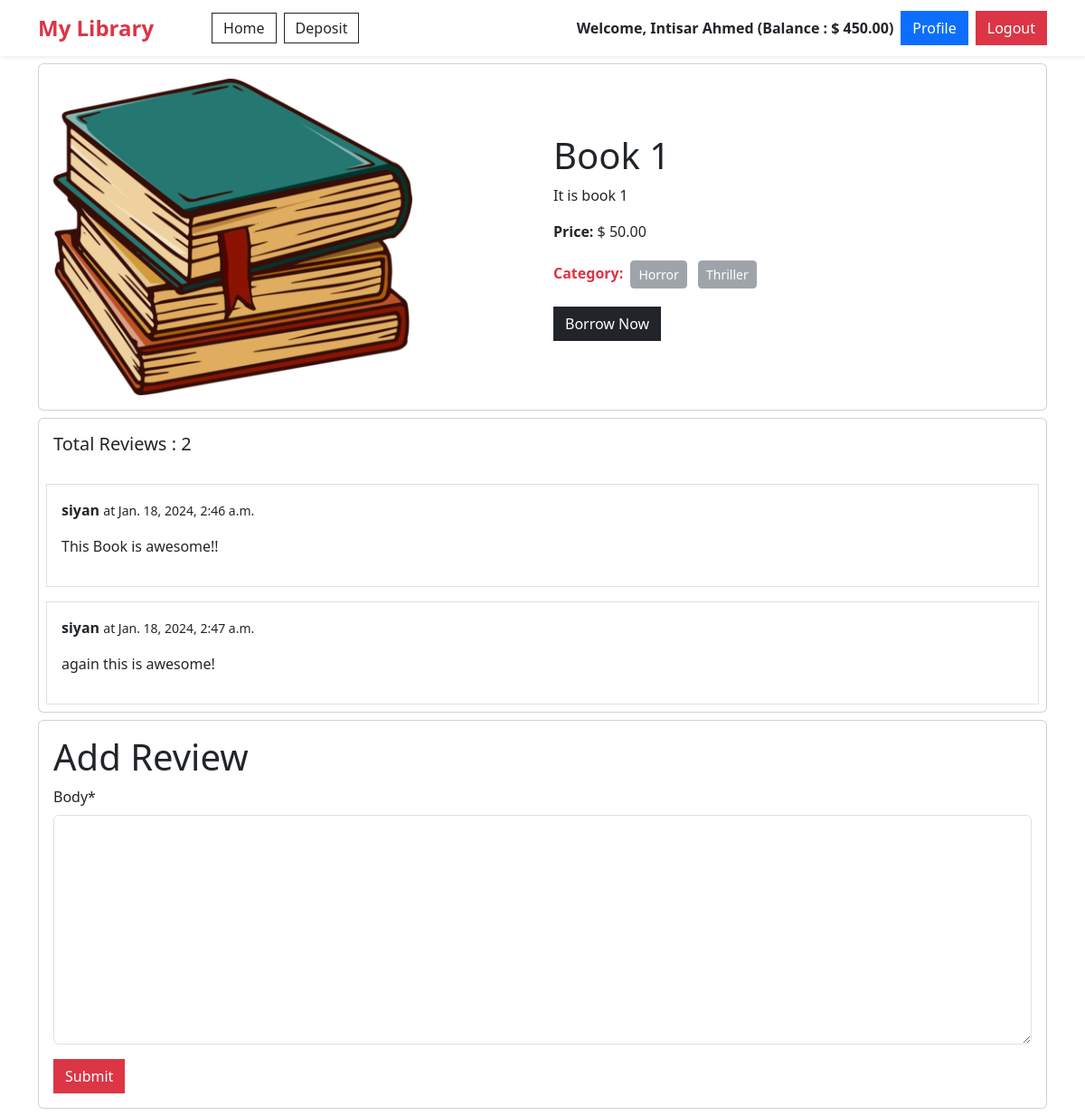
Screenshot of /book/details/1/ (signed in) with the database file from the repository.
### account/models.py (models this page shows, shortened)
class UserProfile(models.Model):
    user = models.OneToOneField(User, related_name='account', on_delete=models.CASCADE)
    balance = models.DecimalField(max_digits=12, decimal_places=2, default=0)

### book/models.py (models this page shows, shortened)
class Book(models.Model):
    title = models.CharField(max_length=150)
    description = models.TextField()
    category = models.ManyToManyField(Category)
    borrowing_price = models.DecimalField(max_digits=12, decimal_places=2)
    image = models.ImageField(upload_to='book/media/uploads/', blank = True, null = True)

class Comment(models.Model):
    book = models.ForeignKey(Book, on_delete=models.CASCADE, related_name='comments')
    user = models.ForeignKey(User, on_delete=models.CASCADE,null=True)
    body = models.TextField()
    created_on = models.DateTimeField(auto_now_add=True)

### category/models.py (models this page shows, shortened)
class Category(models.Model):
    name = models.CharField(max_length=100)
    slug = models.SlugField(max_length=100,unique=True, null=True, blank=True)

### book/views.py (the view, shortened to what this page needs)
# urls.py: path('details/<int:id>/', views.BookDetailView.as_view(), name='book_details'),
class BookDetailView(DetailView):
    model = models.Book
    pk_url_kwarg = 'id'
    template_name = 'book_details.html'
    def get_context_data(self, **kwargs):
        context = super().get_context_data(**kwargs)
        book = self.object
        comments = book.comments.all()
        comment_form = forms.CommentForm()
        context['comments'] = comments
        context['comment_form'] = comment_form
        return context

### book/forms.py
class CommentForm(forms.ModelForm):
    class Meta:
        model = Comment
        fields = ['body']

### book/templates/book_details.html (shortened to what this page needs)
{% extends 'base.html' %}
{% load crispy_forms_tags %}
{% block content %}
<div class="col-12">
    <div class="card my-2">
        <div class="card-body row align-items-center">
            <div class="col-md-6 col-12">
                <img src="{{book.image.url}}" class="card-img-top w-75" alt="...">
            </div>
            <div class="col-md-6 col-12">
                <h1 class="card-title">{{book.title}}</h1>
                <p class="card-text">{{book.description}}</p>
                <p><span class="fw-bold">Price:</span> $ {{book.borrowing_price}} </p>
                <p class="card-text"><span class="text-danger fw-bold ">Category:</span>
                    {% for cat in book.category.all %}
                    <button class="btn btn-secondary btn-sm m-1" disabled>{{cat.name}} </button>
                    {% endfor %}
                </p>
                {% if user.is_authenticated %}
                <a href="{% url 'borrow_now' book.id %}" class="btn btn-dark rounded-0">Borrow Now</a>
                {% else %}
                <a href="{% url 'login'%}" class="btn btn-primary rounded-0">Login to Borrow</a>
                {% endif %}
            </div>
        </div>
    </div>
</div>
<div class="card my-2">
    <h5 class="p-3">Total Reviews : {{comments | length}}</h5>
    {% for comment in comments %}
    <div class="card-body border m-2">
        <p><b>{{comment.user.username}}</b> <small>at {{comment.created_on}}</small></p>
        <p>{{comment.body}}</p>
    </div>
    {% endfor %}
</div>
<div class="card my-2">
    <div class="card-body">
        <form method="post">
            <h1>Add Review</h1>
            {{comment_form | crispy}}
            <button class="btn btn-danger rounded-0" type="submit">Submit</button>
    </div>
</div>
{% endblock %}

### templates/base.html (shortened to what this page needs)
{% load static %}
<!DOCTYPE html>
<html lang="en">
<head>
    <link href="https://cdn.jsdelivr.net/npm/bootstrap@5.3.2/dist/css/bootstrap.min.css" rel="stylesheet"
>
</head>
<body>
    <nav class="navbar navbar-expand-lg shadow-sm ">
        <div class=" container">
            <a class="navbar-brand text-danger fw-bold fs-4" href="{% url 'home' %}">My Library</a>
            <div class="collapse navbar-collapse gap-2 " id="navbarNavAltMarkup">
                <div class="navbar-nav  ps-lg-5 item-nav gap-2">
                    <a class="btn btn-outline-dark rounded-0 py-1" aria-current="page" href="{% url 'home' %}">Home</a>
                    {% if user.is_authenticated %}
                    <a class="btn btn-outline-dark rounded-0 py-1" aria-current="page"
                        href="{% url 'deposit_money' %}">Deposit</a>
                    {% endif %}
                </div>
                <div class="navbar-nav  item-nav gap-2 ms-lg-auto 2 align-items-center ">
                    {% if user.is_authenticated %}
                    <div class="fw-bold ">Welcome, {{ request.user.first_name }} (Balance : $
                        {{request.user.account.balance}}) </div>
                    <a href="{% url 'profile' %}" class="btn btn-primary rounded-0">Profile</a>
                    <form method="post" action="{% url 'logout' %}">
                        <button type="submit" class="btn btn-danger rounded-0"> Logout</button>
                    </form>
                    {% else%}
                    <a href="{% url 'register' %}" class="btn btn-outline-danger rounded-0">Sign Up</a>
                    <a href="{% url 'login' %}" class="btn btn-danger rounded-0">Login</a>
                    {% endif %}
                </div>
            </div>
        </div>
    </nav>
    <section class="container ">
        {% block content %}
        {% endblock %}
    </section>
</body>
</html>

### rows the page displays
Book: image (picture), title "Book 1", description "It is book 1", borrowing_price "50.00"
Category: name "Horror"
Category: name "Thriller"
Comment: user.username "siyan", created_on "Jan. 18, 2024, 2:46 a.m.", body "This Book is awesome!!"
Comment: user.username "siyan", created_on "Jan. 18, 2024, 2:47 a.m.", body "again this is awesome!"

### other values shown
{{ request.user.first_name }} "Intisar Ahmed"
{{ request.user.account.balance }} "450.00"
{{ comments | length }} "2"
